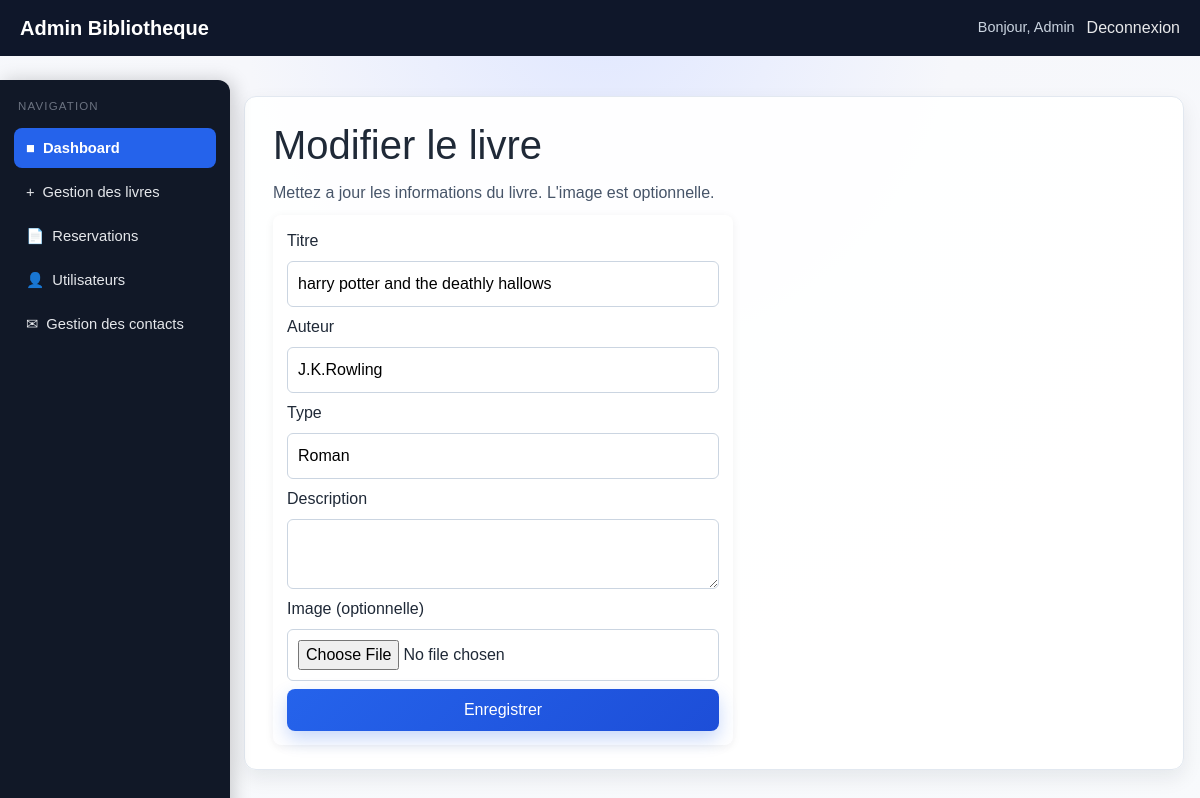
The app's page /edit_book.php?id=2 (signed in) with its own data.
### tables this page shows
CREATE TABLE `books` (
  `id` int(11) NOT NULL,
  `title` varchar(255) NOT NULL,
  `author` varchar(255) NOT NULL,
  `image` varchar(255) NOT NULL,
  `description` text DEFAULT NULL,
  `type` varchar(100) DEFAULT NULL
);

### edit_book.php (the view, shortened to what this page needs)
<?php
require_once __DIR__ . "/../includes/db.php";
$id = (int) ($_GET["id"] ?? $_POST["id"] ?? 0);
$stmt = $pdo->prepare("SELECT * FROM books WHERE id = ?");
$stmt->execute([$id]);
$book = $stmt->fetch();
include __DIR__ . "/../includes/admin_header.php";
?>
<h1>Modifier le livre</h1>
<p class="admin-page-intro">Mettez a jour les informations du livre. L'image est optionnelle.</p>
<form method="post" enctype="multipart/form-data" class="form">
    <label>Titre</label>
    <input type="text" name="title" value="<?= htmlspecialchars($book["title"]) ?>" required>
    <label>Auteur</label>
    <input type="text" name="author" value="<?= htmlspecialchars($book["author"]) ?>" required>
    <label>Type</label>
    <input type="text" name="type" value="<?= htmlspecialchars($book["type"] ?? "") ?>" placeholder="Roman, Science, Histoire...">
    <label>Description</label>
    <textarea name="description"><?= htmlspecialchars($book["description"] ?? "") ?></textarea>
    <label>Image (optionnelle)</label>
    <input type="file" name="image" accept="image/*">
    <button type="submit" class="btn">Enregistrer</button>
</form>
<?php include __DIR__ . "/../includes/admin_footer.php"; ?>

### style.css (style rules this page uses)
* { box-sizing: border-box; margin: 0; padding: 0; font-family: Arial, sans-serif; }
body { background: radial-gradient(circle at top, #e0e7ff 0%, #f6f7fb 35%, #f8fafc 100%); color: #1f2937; transition: background 0.3s ease, color 0.3s ease; }
html { scroll-behavior: smooth; }
h1 { margin-bottom: 16px; }
.btn { display: inline-block; border: none; border-radius: 8px; background: linear-gradient(135deg, #2563eb, #1d4ed8); color: #fff; text-decoration: none; padding: 9px 14px; cursor: pointer; transition: transform 0.2s ease, box-shadow 0.2s ease; box-shadow: 0 8px 18px rgba(37, 99, 235, 0.25); }
.form { max-width: 460px; background: #fff; padding: 14px; border-radius: 8px; box-shadow: 0 2px 10px rgba(0, 0, 0, 0.06); display: grid; gap: 8px; transition: background 0.3s ease; }
.form input, .form textarea { padding: 10px; border: 1px solid #cbd5e1; border-radius: 6px; }
.admin-page-intro { color: #475569; margin: -4px 0 10px; }

### records on screen
books: title "harry potter and the deathly hallows", author "J.K.Rowling", type "Roman"

### other values on screen
$_SESSION["name"] "Admin"
